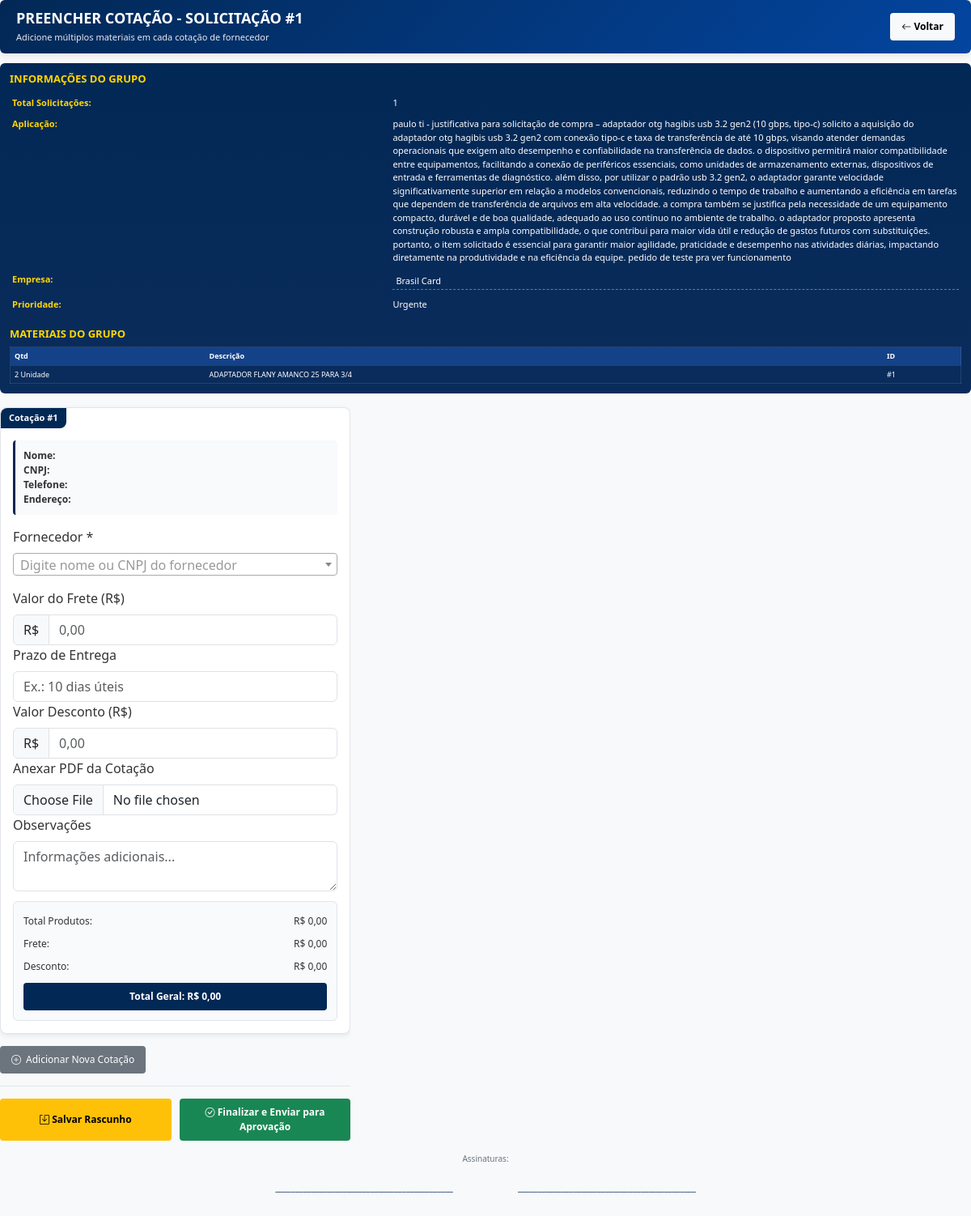
The app's page /preencher_solicitacao/1 (signed in) with its own data.
### app.py (models this page shows, shortened)
class SolicitacoesCompra(db.Model):
    __tablename__ = 'SolicitacoesCompra'
    id = db.Column(db.Integer, primary_key=True)
    cod_material = db.Column(db.Integer, db.ForeignKey('Materiais.CodMaterial'), nullable=False)
    especificacao = db.Column(db.Text, nullable=False)
    quantidade = db.Column(db.String(20), nullable=False)
    unidade_medida = db.Column(db.String(20), nullable=False, default='Unidade')
    aplicacao = db.Column(db.Text, nullable=True)  # Aplicação específica do item
    aplicacao_geral = db.Column(db.Text, nullable=True)  # NOVA COLUNA: Aplicação geral do formulário
    empresa = db.Column(db.Text, nullable=False)
    data_solicitacao = db.Column(db.DateTime, nullable=False, default=get_local_time)
    usuario = db.Column(db.Text, nullable=False)
    foto_path = db.Column(db.Text, nullable=True)
    marca = db.Column(db.Text, nullable=True)
    ativo = db.Column(db.String(3), nullable=False)
    nome_ativo = db.Column(db.Text, nullable=True)
    prioridade = db.Column(db.String(20), nullable=False, default='Programado')
    status_aprovacao = db.Column(db.String(20), nullable=True, default=None)
    observacoes_col = db.Column(db.Text, nullable=True)
    material = db.relationship('Materiais', backref='solicitacoes')
    comprador_atribuido = db.Column(db.Text, nullable=True)  # Novo campo

class Materiais(db.Model):
    __tablename__ = 'Materiais'
    CodMaterial = db.Column(db.Integer, primary_key=True, autoincrement=True)
    DescricaoMaterial = db.Column(db.Text, nullable=False)
    Empresa = db.Column(db.Text, nullable=False)
    Aplicacao = db.Column(db.Text, nullable=False)
    QuantidadeEstoque = db.Column(db.Integer, default=0)
    Fornecedor = db.Column(db.Text)
    NumeroNF = db.Column(db.Text)
    FatorConsumo = db.Column(db.Float, nullable=True, default=0.0)
    Ativo = db.Column(db.Boolean, default=False)

### app.py (the view, shortened to what this page needs)
@routes_bp.route('/preencher_solicitacao/<int:id>', methods=['GET', 'POST'])
def preencher_solicitacao(id):
    if 'usuario' not in session:
        flash('Acesso não autorizado', 'error')
        return redirect(url_for('routes_bp.login'))
    def converter_quantidade_para_float(quantidade):
        """Converte quantidade para float, seja string ou número"""
        if quantidade is None:
            return 0.0
        if isinstance(quantidade, (int, float)):
            return float(quantidade)
        try:
            qtd_str = str(quantidade).strip().replace(',', '.')
            import re
            qtd_str = re.sub(r'[^\d.]', '', qtd_str)
            partes = qtd_str.split('.')
            if len(partes) > 2:
                qtd_str = partes[0] + '.' + ''.join(partes[1:])
            return float(qtd_str) if qtd_str else 0.0
        except (ValueError, TypeError):
            return 0.0
    def parse_br_currency_final(value_str):
        if not value_str or value_str == '':
            return 0.0
        valor = str(value_str)
        valor = valor.strip()
        valor = valor.replace('R$', '').replace('r$', '').strip()
        import re
        valor = re.sub(r'[^\d,\.\-]', '', valor)
        if not valor or valor == '-':
            return 0.0
        negativo = False
        if valor.startswith('-'):
            negativo = True
            valor = valor[1:]
        if valor == '' or valor == '0' or valor == '0,00' or valor == '0.00':
            return 0.0
        try:
            if ',' not in valor and '.' not in valor:
                resultado = float(valor)
            else:
                num_virgulas = valor.count(',')
                num_pontos = valor.count('.')
                if num_pontos >= 1 and num_virgulas == 1:
                    valor_sem_pontos = valor.replace('.', '')
                    valor_final = valor_sem_pontos.replace(',', '.')
                    resultado = float(valor_final)
                elif num_virgulas == 1 and num_pontos == 0:
                    partes = valor.split(',')
                    if len(partes) == 2:
                        resultado = float(f"{partes[0]}.{partes[1]}")
                    else:
                        resultado = float(valor.replace(',', '.'))
                elif num_pontos == 1 and num_virgulas == 0:
                    resultado = float(valor)
                elif num_virgulas >= 1 and num_pontos == 1:
                    valor_sem_virgulas = valor.replace(',', '')
                    resultado = float(valor_sem_virgulas)
                else:
                    valor_limpo = valor.replace('.', '').replace(',', '')
                    resultado = float(valor_limpo)
        except ValueError:
            resultado = 0.0
        if negativo:
            resultado = -resultado
        return resultado
    grupo_ids_param = request.args.get('grupo_ids', '')
    grupo_ids = []
    modo_grupo = False
    solicitacoes_grupo = []
    solicitacao = SolicitacoesCompra.query.get_or_404(id)
    if modo_grupo and id not in grupo_ids:
        if solicitacao not in solicitacoes_grupo:
            solicitacoes_grupo.append(solicitacao)
            grupo_ids.append(id)
    todas_solicitacoes = solicitacoes_grupo if modo_grupo else [solicitacao]
    todas_solicitacoes_ids = [s.id for s in todas_solicitacoes]
    if modo_grupo:
        cotacoes_raw = SolicitacoesPreenchidas.query.filter(
            SolicitacoesPreenchidas.solicitacao_id.in_(grupo_ids),
            SolicitacoesPreenchidas.status == 'Rascunho'
        ).order_by(SolicitacoesPreenchidas.fornecedor_id, SolicitacoesPreenchidas.solicitacao_id).all()
    else:
        cotacoes_raw = SolicitacoesPreenchidas.query.filter_by(
            solicitacao_id=id,
            status='Rascunho'
        ).order_by(SolicitacoesPreenchidas.fornecedor_id).all()
    cotacoes_por_fornecedor = {}
    for c in cotacoes_raw:
        if c.fornecedor_id not in cotacoes_por_fornecedor:
            cotacoes_por_fornecedor[c.fornecedor_id] = []
        cotacoes_por_fornecedor[c.fornecedor_id].append(c)
    cotacoes_estruturadas = []
    if not cotacoes_estruturadas:
        cotacoes_estruturadas = [{
            'fornecedor_id': None,
            'fornecedor_nome_fantasia': '',
            'fornecedor_cnpj': '',
            'fornecedor_telefone': '',
            'fornecedor_endereco': '',
            'valor_frete': None,
            'prazo_entrega': '',
            'condicao_pagamento': '',
            'observacoes': '',
            'pdf_path': None,
            'desconto': 0.0,
            'materiais': []
        }]
    return render_template(
        'preencher_solicitacao.html',
        solicitacao=solicitacao,
        solicitacoes_grupo=todas_solicitacoes,
        cotacoes_salvas=cotacoes_estruturadas,
        modo_grupo=modo_grupo,
        grupo_ids=grupo_ids_param
    )

### templates/preencher_solicitacao.html (shortened to what this page needs)
<!DOCTYPE html>
<html lang="pt-br">
<head>
    <link href="https://cdn.jsdelivr.net/npm/bootstrap@5.3.0/dist/css/bootstrap.min.css" rel="stylesheet">
    <link href="https://cdn.jsdelivr.net/npm/select2@4.1.0-rc.0/dist/css/select2.min.css" rel="stylesheet">
    <link href="https://cdn.jsdelivr.net/npm/bootstrap-icons@1.10.0/font/bootstrap-icons.css" rel="stylesheet">
</head>
<body>
    <div class="header">
        <div class="d-flex justify-content-between align-items-center">
            <div>
                <h1>
                    {% if modo_grupo %}
                    PREENCHER COTAÇÃO - GRUPO ({{ solicitacoes_grupo|length }} SOLICITAÇÕES)
                    {% else %}
                    PREENCHER COTAÇÃO - SOLICITAÇÃO #{{ solicitacao.id }}
                    {% endif %}
                </h1>
                <p>
                    {% if modo_grupo %}
                    Agrupamento por aplicação: {{ solicitacoes_grupo[0].aplicacao or solicitacoes_grupo[0].material.Aplicacao or 'Sem Aplicação' }}
                    {% else %}
                    Adicione múltiplos materiais em cada cotação de fornecedor
                    {% endif %}
                </p>
            </div>
            <div class="d-flex gap-2">
                <a href="{{ url_for('routes_bp.listar_solicitacoes_comprador') }}" class="btn btn-light btn-sm">
                    <i class="bi bi-arrow-left"></i> Voltar
                </a>
            </div>
        </div>
    </div>
    <form method="POST" action="{{ url_for('routes_bp.preencher_solicitacao', id=solicitacao.id) }}{% if grupo_ids %}?grupo_ids={{ grupo_ids }}{% endif %}" enctype="multipart/form-data" id="cotacoes-form">
        <div class="main-container">
            <div class="left-column">
                <div>
                    <h2>INFORMAÇÕES DO GRUPO</h2>
                    <table class="info-pedido">
                        <tr><td class="label">Total Solicitações:</td><td class="value">{{ solicitacoes_grupo|length if modo_grupo else 1 }}</td></tr>
                        <tr><td class="label">Aplicação:</td><td class="value">{{ solicitacoes_grupo[0].aplicacao or solicitacoes_grupo[0].material.Aplicacao or 'Sem Aplicação' if modo_grupo else solicitacao.aplicacao or solicitacao.material.Aplicacao or '-' }}</td></tr>
                        <tr><td class="label">Empresa:</td><td class="value cell-editavel"><input type="text" class="campo-editavel-empresa" value="{{ solicitacoes_grupo[0].empresa if modo_grupo else solicitacao.empresa }}" placeholder="Nome da empresa"></td></tr>
                        <tr><td class="label">Prioridade:</td><td class="value">{{ solicitacoes_grupo[0].prioridade if modo_grupo else solicitacao.prioridade }}</td></tr>
                    </table>
                    <h2 style="margin-top: 15px;">MATERIAIS DO GRUPO</h2>
                    <div class="mini-table-container">
                        <table class="mini-table">
                            <thead><tr><th class="qtd">Qtd</th><th>Descrição</th><th class="ativo">ID</th></tr></thead>
                            <tbody>
                                {% for sol in (solicitacoes_grupo if modo_grupo else [solicitacao]) %}
                                <tr>
                                    <td class="qtd">{{ sol.quantidade }} {{ sol.unidade_medida | default('un', true) }}</td>
                                    <td class="desc" title="{{ sol.material.DescricaoMaterial }}">{{ sol.material.DescricaoMaterial|truncate(38, true, '...') }}</td>
                                    <td class="ativo">#{{ sol.id }}</td>
                                </tr>
                                {% endfor %}
                            </tbody>
                        </table>
                    </div>
                </div>
            </div>
            <div class="right-column cotacoes-container">
                <div id="cotacoes-dinamicas" class="cotacoes-dinamicas">
                    {% set total_cotacoes = cotacoes_salvas|length if cotacoes_salvas else 1 %}
                    {% for i in range(total_cotacoes) %}
                    {% set cotacao_num = loop.index %}
                    {% set cotacao = cotacoes_salvas[i] if cotacoes_salvas and i < cotacoes_salvas|length else None %}
                    <div class="cotacao-card" id="cotacao-{{ cotacao_num }}" data-cotacao-numero="Cotação #{{ cotacao_num }}" {% if cotacao and cotacao.fornecedor_id %}data-fornecedor-id="{{ cotacao.fornecedor_id }}"{% endif %}>
                        <div class="fornecedor-info">
                            <div><strong>Nome:</strong> <span class="fornecedor-nome-display" data-cotacao="{{ cotacao_num }}">{{ cotacao.fornecedor_nome_fantasia if cotacao else '' }}</span></div>
                            <div><strong>CNPJ:</strong> <span class="fornecedor-cnpj-display" data-cotacao="{{ cotacao_num }}">{{ cotacao.fornecedor_cnpj if cotacao else '' }}</span></div>
                            <div><strong>Telefone:</strong> <span class="fornecedor-telefone-display" data-cotacao="{{ cotacao_num }}">{{ cotacao.fornecedor_telefone if cotacao else '' }}</span></div>
                            <div><strong>Endereço:</strong> <span class="fornecedor-endereco-display" data-cotacao="{{ cotacao_num }}">{{ cotacao.fornecedor_endereco if cotacao else '' }}</span></div>
                        </div>
                        <div class="cotacao-form">
                            <div class="form-group">
                                <label class="form-label">Fornecedor *</label>
                            </div>
                        </div>
                        <div class="cotacao-form mt-3">
                            <div class="form-group">
                                <label class="form-label">Valor do Frete (R$)</label>
                                <div class="input-group">
                                    <span class="input-group-text">R$</span>
                                    <input type="text" class="form-control valor-frete" id="valor_frete_{{ cotacao_num }}" name="valor_frete[]" placeholder="0,00" value="">
                                </div>
                            </div>
                            <div class="form-group">
                                <label class="form-label">Prazo de Entrega</label>
                                <input type="text" class="form-control" id="prazo_entrega_{{ cotacao_num }}" name="prazo_entrega[]" placeholder="Ex.: 10 dias úteis" value="{{ cotacao.prazo_entrega if cotacao else '' }}">
                            </div>
                            <div class="form-group">
                                <label class="form-label">Valor Desconto (R$)</label>
                                <div class="input-group">
                                    <span class="input-group-text">R$</span>
                                    <input type="text" class="form-control" id="desconto_{{ cotacao_num }}" name="desconto[]" placeholder="0,00" value="">
                                </div>
                            </div>
                            <div class="form-group">
                                <label class="form-label">Anexar PDF da Cotação</label>
                                <input type="file" class="form-control" id="pdf_file_{{ cotacao_num }}" name="pdf_file[]" accept=".pdf">
                            </div>
                            <div class="form-group">
                                <label class="form-label">Observações</label>
                                <textarea class="form-control" id="observacao_{{ cotacao_num }}" name="observacao[]" rows="2" placeholder="Informações adicionais...">{{ cotacao.observacoes if cotacao else '' }}</textarea>
                            </div>
                        </div>
                        <div class="total-fornecedor">
                            <div class="total-line"><span>Total Produtos:</span><span class="total-produtos" id="total-produtos-{{ cotacao_num }}">R$ 0,00</span></div>
                            <div class="total-line frete-line"><span>Frete:</span><span class="total-frete-display" id="total-frete-display-{{ cotacao_num }}">R$ 0,00</span></div>
                            <div class="total-line desconto-line"><span>Desconto:</span><span class="total-desconto-display" id="total-desconto-display-{{ cotacao_num }}">R$ 0,00</span></div>
                            <div class="total-geral-fornecedor" id="total-geral-fornecedor-{{ cotacao_num }}">Total Geral: R$ 0,00</div>
                        </div>
                    </div>
                    {% endfor %}
                </div>
                <div class="add-cotacao-container">
                    <button type="button" class="btn-add-cotacao" onclick="adicionarNovaCotacao()">
                        <i class="bi bi-plus-circle"></i> Adicionar Nova Cotação
                    </button>
                </div>
                <div class="action-buttons">
                    <button type="submit" name="salvar_rascunho" value="salvar_rascunho" class="btn btn-warning">
                        <i class="bi bi-save"></i> Salvar Rascunho
                    </button>
                    <button type="submit" name="salvar_finalizar" value="salvar_finalizar" class="btn btn-success">
                        <i class="bi bi-check-circle"></i> Finalizar e Enviar para Aprovação
                    </button>
                </div>
            </div>
        </div>
    </form>
    <div class="footer">
        <div>Assinaturas:</div>
        <div class="assinaturas">
            <div class="assinatura"><div class="linha-assinatura">_____________________________________________</div><p></p></div>
            <div class="assinatura"><div class="linha-assinatura">_____________________________________________</div><p></p></div>
        </div>
    </div>
</body>
</html>

### records on screen
SolicitacoesCompra: id "1", aplicacao "paulo ti - justificativa para solicitação de compra – adaptador otg hagibis usb 3.2 gen2 (10 gbps, tipo-c) solicito a aquisição do adaptador otg hagibis usb 3.2 gen2 com conexão tipo-c e taxa de transferência de até 10 gbps, visando atender demandas operacionais que exigem alto desempenho e confiabilidade na transferência de dados. o dispositivo permitirá maior compatibilidade entre equipamentos, facilitando a conexão de periféricos essenciais, como unidades de armazenamento externas, dispositivos de entrada e ferramentas de diagnóstico. além disso, por utilizar o padrão usb 3.2 gen2, o adaptador garante velocidade significativamente superior em relação a modelos convencionais, reduzindo o…", empresa "Brasil Card", prioridade "Urgente", quantidade "2", unidade_medida "Unidade", material.DescricaoMaterial "ADAPTADOR FLANY AMANCO 25 PARA 3/4"

### other values on screen
{{ solicitacoes_grupo|length if modo_grupo else 1 }} "1"
